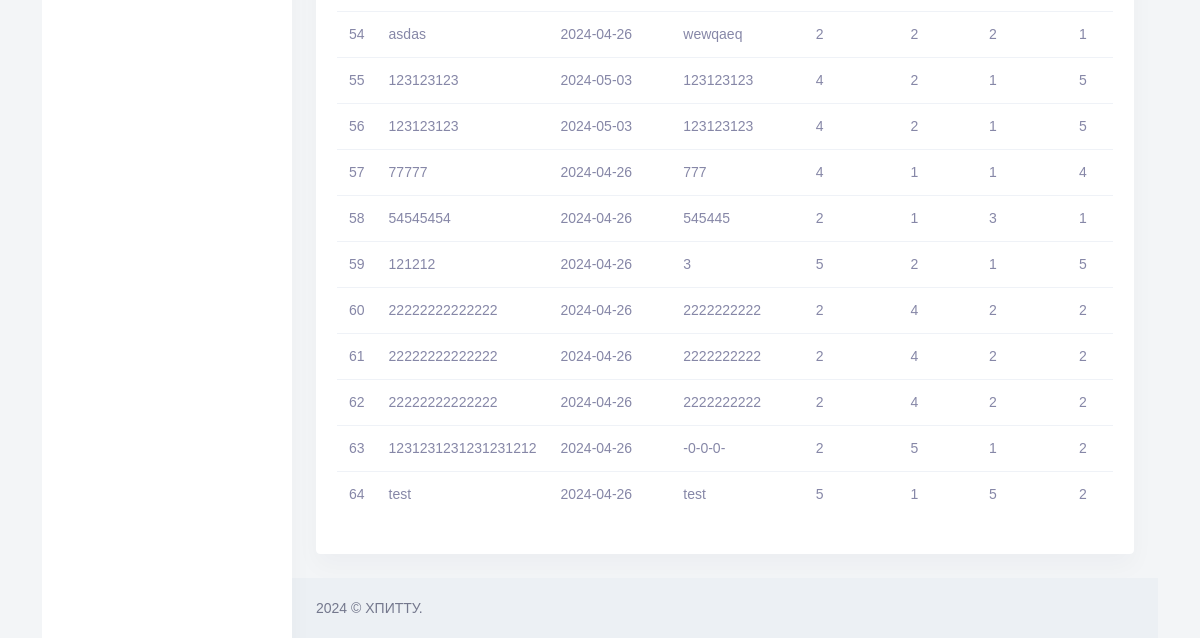
Before: /University_HR/edit-employee.php (lower part) with the older database file.
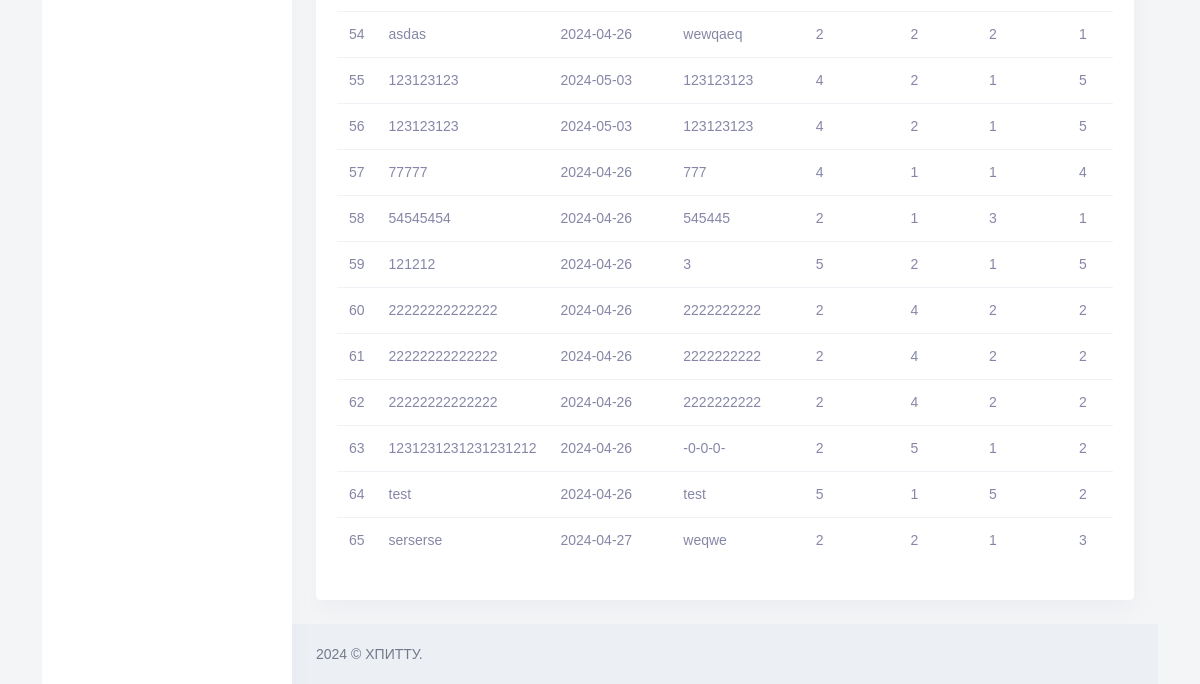
After: the same page with the newer database file.
### tables this page shows
CREATE TABLE `employees` (
  `Employee_Id` int NOT NULL AUTO_INCREMENT,
  `Full_Name` varchar(255) DEFAULT NULL,
  `Date_of_Birth` date DEFAULT NULL,
  `Place_of_Birth` varchar(255) DEFAULT NULL,
  `Position_Id` int DEFAULT NULL,
  `Degree_Id` int DEFAULT NULL,
  `Faculty_Id` int DEFAULT NULL,
  `Department_Id` int DEFAULT NULL,
  `User_Role_Id` int DEFAULT NULL,
  `Email` varchar(255) DEFAULT NULL,
  `Phone_Number` varchar(20) DEFAULT NULL,
  `Employee_Number` varchar(20) DEFAULT NULL,
  `Date_Added` date DEFAULT NULL,
  `Path_Photo` varchar(255) DEFAULT NULL,
  `Username` varchar(255) DEFAULT NULL,
  `Password` varchar(255) DEFAULT NULL,
  PRIMARY KEY (`Employee_Id`),
  KEY `Degree_Id` (`Degree_Id`),
  KEY `Faculty_Id` (`Faculty_Id`),
  KEY `Department_Id` (`Department_Id`),
  KEY `User_Role_Id` (`User_Role_Id`),
  KEY `employees_ibfk_1` (`Position_Id`),
  CONSTRAINT `employees_ibfk_1` FOREIGN KEY (`Position_Id`) REFERENCES `positions` (`Position_Id`) ON DELETE CASCADE ON UPDATE CASCADE,
  CONSTRAINT `employees_ibfk_2` FOREIGN KEY (`Degree_Id`) REFERENCES `degrees` (`Degree_Id`) ON DELETE CASCADE ON UPDATE CASCADE,
  CONSTRAINT `employees_ibfk_3` FOREIGN KEY (`Faculty_Id`) REFERENCES `faculties` (`Faculty_Id`) ON DELETE CASCADE ON UPDATE CASCADE,
  CONSTRAINT `employees_ibfk_4` FOREIGN KEY (`Department_Id`) REFERENCES `departments` (`Department_Id`) ON DELETE CASCADE ON UPDATE CASCADE,
  CONSTRAINT `employees_ibfk_5` FOREIGN KEY (`User_Role_Id`) REFERENCES `user_roles` (`User_Role_Id`) ON DELETE CASCADE ON UPDATE CASCADE
);

### University_HR/edit-employee.php (the view, shortened to what this page needs)
<?php
require_once "header.php";
?>
<div class="main-content">
    <div class="page-content">
        <div class="row">
            <div class="col-12">
                <div class="card">
                    <div class="card-body">
                        <div class="table-responsive">
                            <table class="table table-editable table-nowrap align-middle table-edits">
                                <tbody>
                                    <?php
                                    require_once "conn.php";
                                    $sql = "SELECT * FROM employees";
                                    $result = mysqli_query($conn , $sql);
                                    $i = 1;
                                    if(mysqli_num_rows($result) > 0){
                                        while($rows = mysqli_fetch_assoc($result)) {
                                            $Employee_Id = $rows["Employee_Id"];
                                            $Full_Name = $rows["Full_Name"];
                                            $Date_of_Birth = $rows["Date_of_Birth"];
                                            $Place_of_Birth = $rows["Place_of_Birth"];
                                            $Position_Id = $rows["Position_Id"];
                                            $Degree_Id = $rows["Degree_Id"];
                                            $Faculty_Id = $rows["Faculty_Id"];
                                            $Department_Id = $rows["Department_Id"];
                                    ?>
                                    <tr id="row-<?php echo $Employee_Id; ?>">
                                        <td><?php echo $i; ?></td>
                                        <td><?php echo $Full_Name; ?></td>
                                        <td><?php echo $Date_of_Birth; ?></td>
                                        <td><?php echo $Place_of_Birth; ?></td>
                                        <td><?php echo $Position_Id; ?></td>
                                        <td><?php echo $Degree_Id; ?></td>
                                        <td><?php echo $Faculty_Id; ?></td>
                                        <td><?php echo $Department_Id; ?></td>
                                    </tr>
                                    <?php
                                        $i++;
                                        }
                                    } else {
                                        echo "<tr><td colspan='15'>Сотрудники не найдены!</td></tr>";
                                    }
                                    ?>
                                </tbody>
                            </table>
                        </div>
                    </div>
                </div>
            </div>
        </div>
    </div>
    <?php
    require_once "footer.php";
    ?>

Changed rows visible on the page:
added employees: Full_Name "serserse", Date_of_Birth "2024-04-27", Place_of_Birth "weqwe", Position_Id "2", Degree_Id "2", Faculty_Id "1", Department_Id "3"
